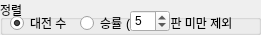
     <widget class="QGroupBox" name="groupBox_26">
      <property name="geometry">
       <rect>
        <x>170</x>
        <y>0</y>
        <width>261</width>
        <height>35</height>
       </rect>
      </property>
      <property name="title">
       <string>정렬</string>
      </property>
      <widget class="QRadioButton" name="radioDeckRate">
       <property name="geometry">
        <rect>
         <x>80</x>
         <y>15</y>
         <width>51</width>
         <height>16</height>
        </rect>
       </property>
       <property name="text">
        <string>승률</string>
       </property>
      </widget>
      <widget class="QRadioButton" name="radioDeckVS">
       <property name="geometry">
        <rect>
         <x>10</x>
         <y>15</y>
         <width>61</width>
         <height>16</height>
        </rect>
       </property>
       <property name="text">
        <string>대전 수</string>
       </property>
       <property name="checked">
        <bool>true</bool>
       </property>
      </widget>
      <widget class="QLabel" name="label_82">
       <property name="geometry">
        <rect>
         <x>126</x>
         <y>15</y>
         <width>121</width>
         <height>16</height>
        </rect>
       </property>
       <property name="text">
        <string>(          ) 판 미만 제외</string>
       </property>
      </widget>
      <widget class="QSpinBox" name="spinBox">
       <property name="geometry">
        <rect>
         <x>130</x>
         <y>10</y>
         <width>40</width>
         <height>22</height>
        </rect>
       </property>
       <property name="minimum">
        <number>1</number>
       </property>
       <property name="maximum">
        <number>50</number>
       </property>
       <property name="value">
        <number>5</number>
       </property>
      </widget>
     </widget>
